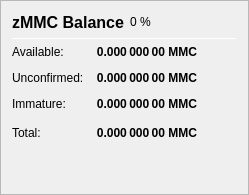
                   <widget class="QFrame" name="frame_ZerocoinBalances">
                    <property name="frameShape">
                     <enum>QFrame::StyledPanel</enum>
                    </property>
                    <property name="frameShadow">
                     <enum>QFrame::Raised</enum>
                    </property>
                    <layout class="QVBoxLayout" name="verticalLayout_7">
                     <item>
                      <layout class="QHBoxLayout" name="horizontalLayout_8" stretch="0,0,0">
                       <item>
                        <widget class="QLabel" name="label_5z_3">
                         <property name="minimumSize">
                          <size>
                           <width>0</width>
                           <height>20</height>
                          </size>
                         </property>
                         <property name="font">
                          <font>
                           <pointsize>12</pointsize>
                           <weight>75</weight>
                           <bold>true</bold>
                          </font>
                         </property>
                         <property name="text">
                          <string>zMMC Balance</string>
                         </property>
                        </widget>
                       </item>
                       <item>
                        <widget class="QLabel" name="labelzMMCPercent">
                         <property name="text">
                          <string notr="true">0 %</string>
                         </property>
                        </widget>
                       </item>
                       <item>
                        <spacer name="horizontalSpacer_11">
                         <property name="orientation">
                          <enum>Qt::Horizontal</enum>
                         </property>
                         <property name="sizeHint" stdset="0">
                          <size>
                           <width>40</width>
                           <height>20</height>
                          </size>
                         </property>
                        </spacer>
                       </item>
                      </layout>
                     </item>
                     <item>
                      <widget class="Line" name="line_ZerocoinBalance">
                       <property name="minimumSize">
                        <size>
                         <width>0</width>
                         <height>1</height>
                        </size>
                       </property>
                       <property name="maximumSize">
                        <size>
                         <width>16777215</width>
                         <height>1</height>
                        </size>
                       </property>
                       <property name="orientation">
                        <enum>Qt::Horizontal</enum>
                       </property>
                      </widget>
                     </item>
                     <item>
                      <layout class="QGridLayout" name="gridLayout_5">
                       <property name="spacing">
                        <number>12</number>
                       </property>
                       <item row="1" column="0">
                        <widget class="QLabel" name="labelzBalanceMatureText">
                         <property name="toolTip">
                          <string>Mature: more than 20 confirmation and more than 1 mint of the same denomination after it was minted.
These zMMC are spendable.</string>
                         </property>
                         <property name="text">
                          <string>Available:</string>
                         </property>
                        </widget>
                       </item>
                       <item row="1" column="1">
                        <widget class="QLabel" name="labelzBalanceMature">
                         <property name="font">
                          <font>
                           <weight>75</weight>
                           <bold>true</bold>
                          </font>
                         </property>
                         <property name="toolTip">
                          <string>Mature: more than 20 confirmation and more than 1 mint of the same denomination after it was minted.
These zMMC are spendable.</string>
                         </property>
                         <property name="text">
                          <string notr="true">0.000 000 00 MMC</string>
                         </property>
                         <property name="alignment">
                          <set>Qt::AlignRight|Qt::AlignTrailing|Qt::AlignVCenter</set>
                         </property>
                        </widget>
                       </item>
                       <item row="2" column="0">
                        <widget class="QLabel" name="labelzBalanceUnconfirmedText">
                         <property name="toolTip">
                          <string>Unconfirmed: less than 20 confirmations
Immature: confirmed, but less than 1 mint of the same denomination after it was minted</string>
                         </property>
                         <property name="text">
                          <string>Unconfirmed:</string>
                         </property>
                        </widget>
                       </item>
                       <item row="2" column="1">
                        <widget class="QLabel" name="labelzBalanceUnconfirmed">
                         <property name="font">
                          <font>
                           <weight>75</weight>
                           <bold>true</bold>
                          </font>
                         </property>
                         <property name="toolTip">
                          <string>Unconfirmed: less than 20 confirmations
Immature: confirmed, but less than 1 mint of the same denomination after it was minted</string>
                         </property>
                         <property name="text">
                          <string notr="true">0.000 000 00 MMC</string>
                         </property>
                         <property name="alignment">
                          <set>Qt::AlignRight|Qt::AlignTrailing|Qt::AlignVCenter</set>
                         </property>
                        </widget>
                       </item>
                       <item row="3" column="0">
                        <widget class="QLabel" name="labelzBalanceImmatureText">
                         <property name="toolTip">
                          <string>Unconfirmed: less than 20 confirmations
Immature: confirmed, but less than 1 mint of the same denomination after it was minted</string>
                         </property>
                         <property name="text">
                          <string>Immature:</string>
                         </property>
                        </widget>
                       </item>
                       <item row="3" column="1">
                        <widget class="QLabel" name="labelzBalanceImmature">
                         <property name="font">
                          <font>
                           <weight>75</weight>
                           <bold>true</bold>
                          </font>
                         </property>
                         <property name="toolTip">
                          <string>Unconfirmed: less than 20 confirmations
Immature: confirmed, but less than 1 mint of the same denomination after it was minted</string>
                         </property>
                         <property name="text">
                          <string notr="true">0.000 000 00 MMC</string>
                         </property>
                         <property name="alignment">
                          <set>Qt::AlignRight|Qt::AlignTrailing|Qt::AlignVCenter</set>
                         </property>
                        </widget>
                       </item>
                       <item row="4" column="0">
                        <widget class="QLabel" name="labelzBalanceText">
                         <property name="toolTip">
                          <string>Your current zMMC balance, unconfirmed and immature zMMC included.</string>
                         </property>
                         <property name="text">
                          <string>Total:</string>
                         </property>
                        </widget>
                       </item>
                       <item row="4" column="1">
                        <widget class="QLabel" name="labelzBalance">
                         <property name="font">
                          <font>
                           <weight>75</weight>
                           <bold>true</bold>
                          </font>
                         </property>
                         <property name="cursor">
                          <cursorShape>IBeamCursor</cursorShape>
                         </property>
                         <property name="toolTip">
                          <string>Your current zMMC balance, unconfirmed and immature zMMC included.</string>
                         </property>
                         <property name="text">
                          <string notr="true">0.000 000 00 MMC</string>
                         </property>
                         <property name="alignment">
                          <set>Qt::AlignRight|Qt::AlignTrailing|Qt::AlignVCenter</set>
                         </property>
                         <property name="textInteractionFlags">
                          <set>Qt::LinksAccessibleByMouse|Qt::TextSelectableByKeyboard|Qt::TextSelectableByMouse</set>
                         </property>
                        </widget>
                       </item>
                       <item row="4" column="2">
                        <spacer name="horizontalSpacer_4">
                         <property name="orientation">
                          <enum>Qt::Horizontal</enum>
                         </property>
                         <property name="sizeHint" stdset="0">
                          <size>
                           <width>40</width>
                           <height>20</height>
                          </size>
                         </property>
                        </spacer>
                       </item>
                      </layout>
                     </item>
                     <item>
                      <spacer name="verticalSpacer_4">
                       <property name="orientation">
                        <enum>Qt::Vertical</enum>
                       </property>
                       <property name="sizeHint" stdset="0">
                        <size>
                         <width>20</width>
                         <height>40</height>
                        </size>
                       </property>
                      </spacer>
                     </item>
                    </layout>
                   </widget>
